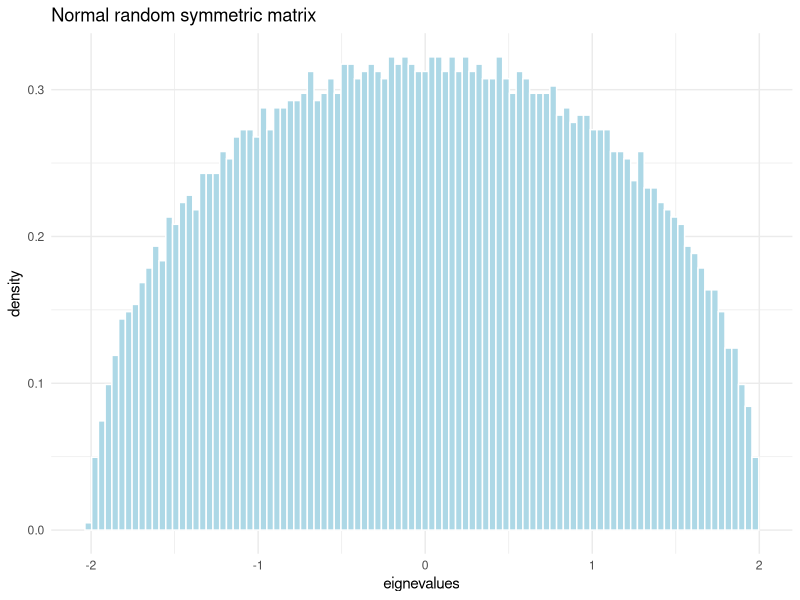

This chart was generated by the following R code: (Note: a time limit stopped this script after it produced the figure.)
## ---- chunk 1
#| label: random symmetric matrix, normal
#| echo: true
#| code-fold: true
#| code-summary: eigenvalues from random symmetric matrix (Normally distributed measurements)
require(ggplot2, quietly=TRUE)

# 5000 rows and columns
n <- 5000
# generate n^2 samples from N(0,1)
m <- array( rnorm(n^2) ,c(n,n))
# make it symmetric
m2 <- (m + t(m))/sqrt(2*n) # t(m) %*% m
# compute eigenvalues and vectors
lambda <- eigen(m2, symmetric=T, only.values = T)

# plot the eignevalues
tibble::tibble(lambda = lambda$values) |> 
  ggplot(aes(x = lambda, y = after_stat(density))) + 
  geom_histogram(color = "white", fill="lightblue", bins=100) + 
  labs(x = 'eignevalues', title = 'Normal random symmetric matrix') +
  theme_minimal()
## ---- chunk 2
#| label: random symmetric matrix, uniform
#| code-fold: true
#| code-summary: eigenvalues from random symmetric matrix (Uniformly distributed measurements)
# 5000 rows and columns
n <- 5000
# generate n^2 samples from U(0,1)
m <- array( runif(n^2) ,c(n,n))
# make it symmetric
m2 <- sqrt(12)*(m + t(m) -1)/sqrt(2*n) # t(m) %*% m
# compute eigenvalues and vectors
lambda <- eigen(m2, symmetric=T, only.values = T)

# plot the eignevalues
tibble::tibble(lambda = lambda$values) |> 
  ggplot(aes(x = lambda, y = after_stat(density))) + 
  geom_histogram(color = "white", fill="lightblue", bins=100) + 
  labs(x = 'eignevalues', title = 'Uniform random symmetric matrix') +
  theme_minimal()
## ---- chunk 3
#| label: Marchenko-Pastur distribution
#| code-fold: true
#| code-summary: code for Marchenko-Pastur distribution
mpd <- function(lambda,T,M,sigma=1){
  Q <- T/M
  lambda_plus  <- (1+sqrt(1/Q))^2 * sigma^2
  lambda_minus <- (1-sqrt(1/Q))^2 * sigma^2
  if(lambda < lambda_minus | lambda > lambda_plus){
    0
  }else{
    (Q/(2*pi*sigma^2)) * sqrt((lambda_plus-lambda)*(lambda-lambda_minus)) / lambda
  }
}
## ---- chunk 4
#| code-fold: true
#| warning: false
#| error: false
t <- 5000;
m <- 1000;
h = array(rnorm(m*t),c(m,t)); # Time series in rows
e = h %*% t(h)/t; # Form the correlation matrix
lambdae = eigen(e, symmetric=T, only.values = T);

# create the mp distribution
mpd_tbl <- tibble::tibble(lambda = c(lambdae$values, seq(0,3,0.1)) ) |> 
  dplyr::mutate(mp_dist = purrr::map_dbl(lambda, ~mpd(lambda = ., t,m)))

# plot the eigenvalues
tibble::tibble(lambda = lambdae$values) |> 
  dplyr::mutate(mp_dist = purrr::map_dbl(lambda, ~mpd(lambda = ., t,m))) |> 
  ggplot(aes(x = lambda, y = after_stat(density))) + 
  geom_histogram(color = "white", fill="lightblue", bins=100) + 
  geom_line(data = mpd_tbl, aes(y=mp_dist)) +
  labs(x = 'eigenvalues', title = 'Empirical density'
  , subtitle = 
    stringr::str_glue("with superimposed Marchenko-Pastur density | M={t}, T={m}")
  ) +
  xlim(0,3) +
  theme_minimal()
## ---- chunk 5
#| code-fold: true
#| warning: false
#| error: false
t <- 500;
m <- 100;
h = array(rnorm(m*t),c(m,t)); # Time series in rows
e = h %*% t(h)/t; # Form the correlation matrix
lambdae = eigen(e, symmetric=T, only.values = T);

# create the mp distribution
mpd_tbl <- tibble::tibble(lambda = c(lambdae$values, seq(0,3,0.1)) ) |> 
  dplyr::mutate(mp_dist = purrr::map_dbl(lambda, ~mpd(lambda = ., t,m)))

# plot the eigenvalues
tibble::tibble(lambda = lambdae$values) |> 
  dplyr::mutate(mp_dist = purrr::map_dbl(lambda, ~mpd(lambda = ., t,m))) |> 
  ggplot(aes(x = lambda, y = after_stat(density))) + 
  geom_histogram(color = "white", fill="lightblue", bins=30) + 
  geom_line(data = mpd_tbl, aes(y=mp_dist)) +
  labs(x = 'eigenvalues', title = 'Empirical density'
  , subtitle = 
    stringr::str_glue("with superimposed Marchenko-Pastur density | M={t}, T={m}")
  ) +
  xlim(0,3) +
  theme_minimal()
## ---- chunk 6
#| warning: false
#| error: false
#| code-fold: true
t <- 50;
m <- 10;
h = array(rnorm(m*t),c(m,t)); # Time series in rows
e = h %*% t(h)/t; # Form the correlation matrix
lambdae = eigen(e, symmetric=T, only.values = T);

# create the mp distribution
mpd_tbl <- tibble::tibble(lambda = c(lambdae$values, seq(0,3,0.1)) ) |> 
  dplyr::mutate(mp_dist = purrr::map_dbl(lambda, ~mpd(lambda = ., t,m)))

# plot the eigenvalues
tibble::tibble(lambda = lambdae$values) |> 
  dplyr::mutate(mp_dist = purrr::map_dbl(lambda, ~mpd(lambda = ., t,m))) |> 
  ggplot(aes(x = lambda, y = after_stat(density))) + 
  geom_histogram(color = "white", fill="lightblue", bins=15) + 
  geom_line(data = mpd_tbl, aes(y=mp_dist)) +
  labs(x = 'eigenvalues', title = 'Empirical density'
  , subtitle = 
    stringr::str_glue("with superimposed Marchenko-Pastur density | M={t}, T={m}")
  ) +
  xlim(0,3) +
  theme_minimal()
